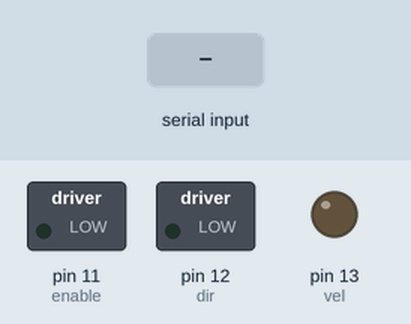
The sketch below on a simulated Arduino Uno, built with avr-gcc and run on an emulated ATmega328P. Parts: switched loads named in the sketch (green lamp = pin HIGH), output pins drawn as LEDs (lit = HIGH). Dashed ring = blinking. The inputs (shaded band) are chosen by the test bench. What the sketch prints to the serial monitor is not drawn.

Above: at 1.2 s.
1.3 s: "r90\n" received over Serial
At 1.79 s:
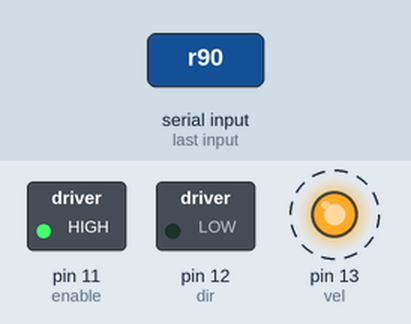
4.3 s: "l90\n" received over Serial
At 7.0 s:
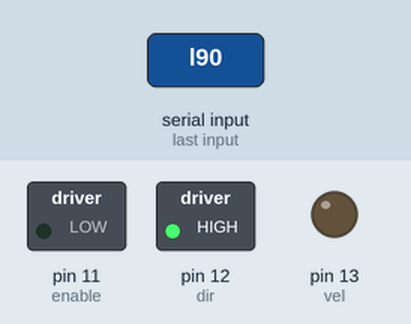
7.3 s: "r,45\n" received over Serial
At 7.9 s:
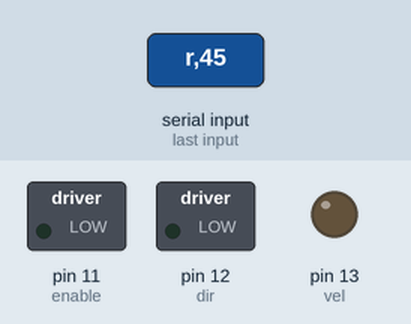
8.8 s: "l,45\n" received over Serial
At 10.2 s:
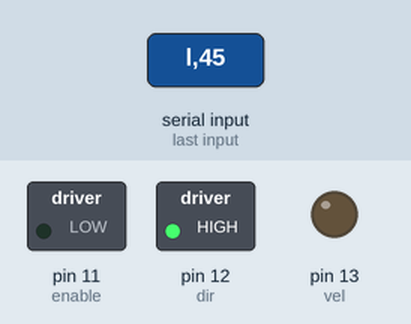
Timing chart, 0 to 11.3 s (numbered marks = the images above; inputs shaded):
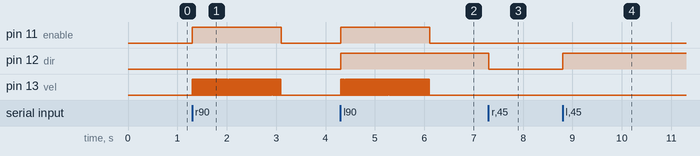

The sketch:

motor_control.ino
```cpp
String inputString = "";         // a String to hold incoming data
bool stringComplete = false;  // whether the string is complete

int enable = 11;
int dir = 12;
int vel = 13;

void setup() {
  // initialize serial:
  Serial.begin(9600);
  // reserve 200 bytes for the inputString:
  Serial.println("motorControl");
  inputString.reserve(200);
  pinMode(enable, OUTPUT);
  pinMode(dir, OUTPUT);
  pinMode(vel, OUTPUT);
}

void loop() {
  // print the string when a newline arrives:
  if (stringComplete) {
    if(inputString[0] == 'r' || inputString[0] == 'l')
    {
      digitalWrite(enable, HIGH);
      if(inputString[0] == 'l')
      {
        digitalWrite(dir, HIGH);
      }
      else
      {
        digitalWrite(dir, LOW);
      }
      inputString.remove(0, 1);
      for(int i = 0; i < inputString.toInt(); i++)
      {
        digitalWrite(vel, HIGH);
        delay(10);
        digitalWrite(vel, LOW);
        delay(10);
      }
      digitalWrite(enable, LOW);
    }
    else Serial.println("Wrong command");
    inputString = "";
    stringComplete = false;
  }
}

/*
  SerialEvent occurs whenever a new data comes in the hardware serial RX. This
  routine is run between each time loop() runs, so using delay inside loop can
  delay response. Multiple bytes of data may be available.
*/
void serialEvent() {
  while (Serial.available()) {
    // get the new byte:
    char inChar = (char)Serial.read();
    // add it to the inputString:
    inputString += inChar;
    // if the incoming character is a newline, set a flag so the main loop can
    // do something about it:
    if (inChar == '\n') {
      stringComplete = true;
    }
  }
}
```

Measured:
- after the input at 1.3 s, pin 11 (enable): LOW → HIGH at once, → LOW 1.8 s later; pin 13 (vel): alternates HIGH for 0.01 s and LOW for 0.01 s, 180 changes in all, then stays LOW, starting at once
- after the input at 4.3 s, pin 11 (enable): LOW → HIGH at once, → LOW 1.8 s later; pin 12 (dir): LOW → HIGH at once; pin 13 (vel): alternates HIGH for 0.01 s and LOW for 0.01 s, 180 changes in all, then stays LOW, starting at once
- after the input at 7.3 s, pin 12 (dir): HIGH → LOW at once
- after the input at 8.8 s, pin 12 (dir): LOW → HIGH at once
